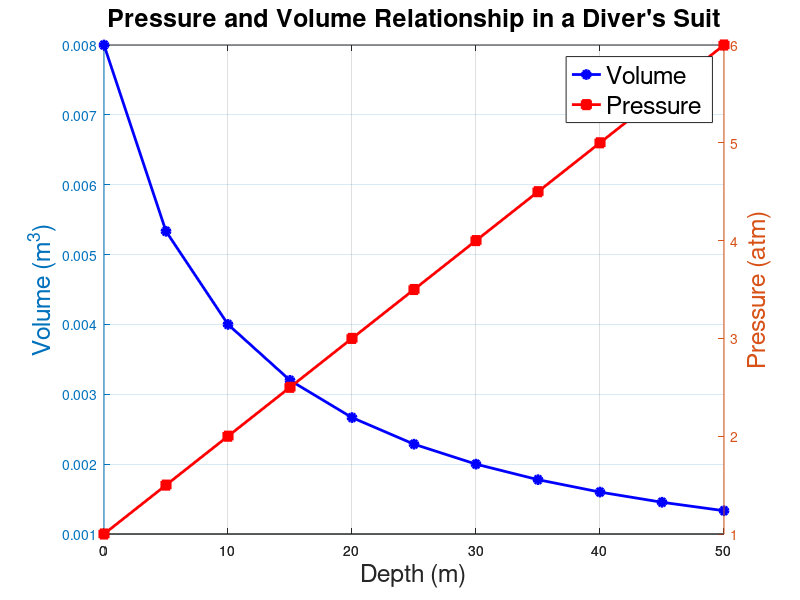

The MATLAB source for this figure:
% This is Project 7.3.3

% Given Data
V1 = 0.008; % Initial volume in m^3 (8 L)
P1 = 1.0;   % Atmospheric pressure at surface (atm)
depths = 0:5:50; % Depths in meters
P_water = 0.1; % Increase in pressure per meter depth (1 atm per 10m)

% Compute pressure and volume at each depth
P2 = P1 + depths * P_water; % Absolute pressure at depth
V2 = V1 .* (P1 ./ P2); % Boyle's Law: P1*V1 = P2*V2

% Plot results
figure;
[ax, h1, h2] = plotyy(depths, V2, depths, P2, 'plot');
set(h1, 'LineWidth', 2, 'Marker', 'o', 'MarkerFaceColor', 'b', 'Color', 'b');
set(h2, 'LineWidth', 2, 'Marker', 's', 'MarkerFaceColor', 'r', 'Color', 'r');
ylabel(ax(1), 'Volume (m^3)', 'Fontsize', 18);
ylabel(ax(2), 'Pressure (atm)', 'Fontsize', 18);
xlabel('Depth (m)', 'Fontsize', 18);
title('Pressure and Volume Relationship in a Diver''s Suit', 'Fontsize', 18);
legend('Volume', 'Pressure', 'Location', 'Northeast', 'Fontsize', 18);
grid on;
